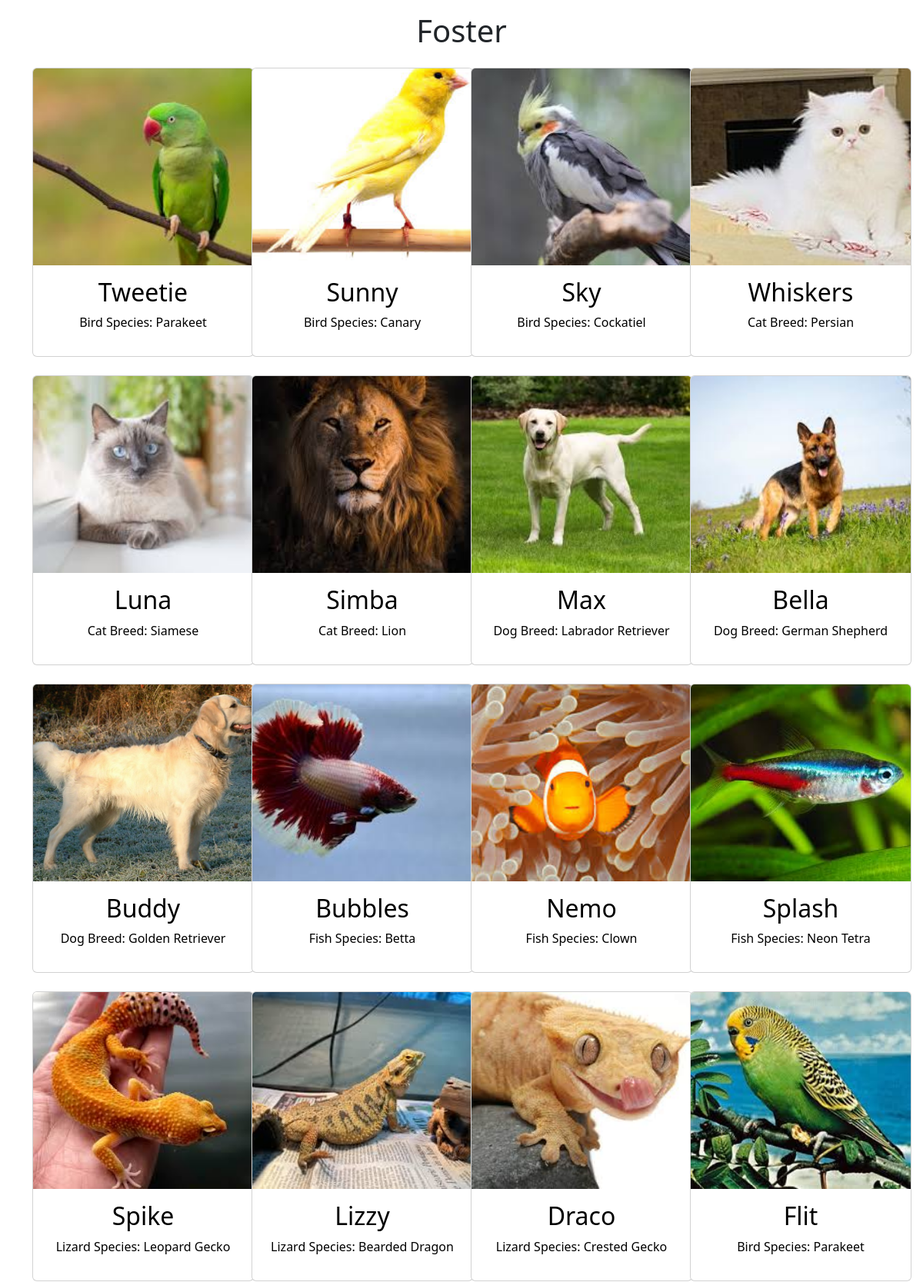
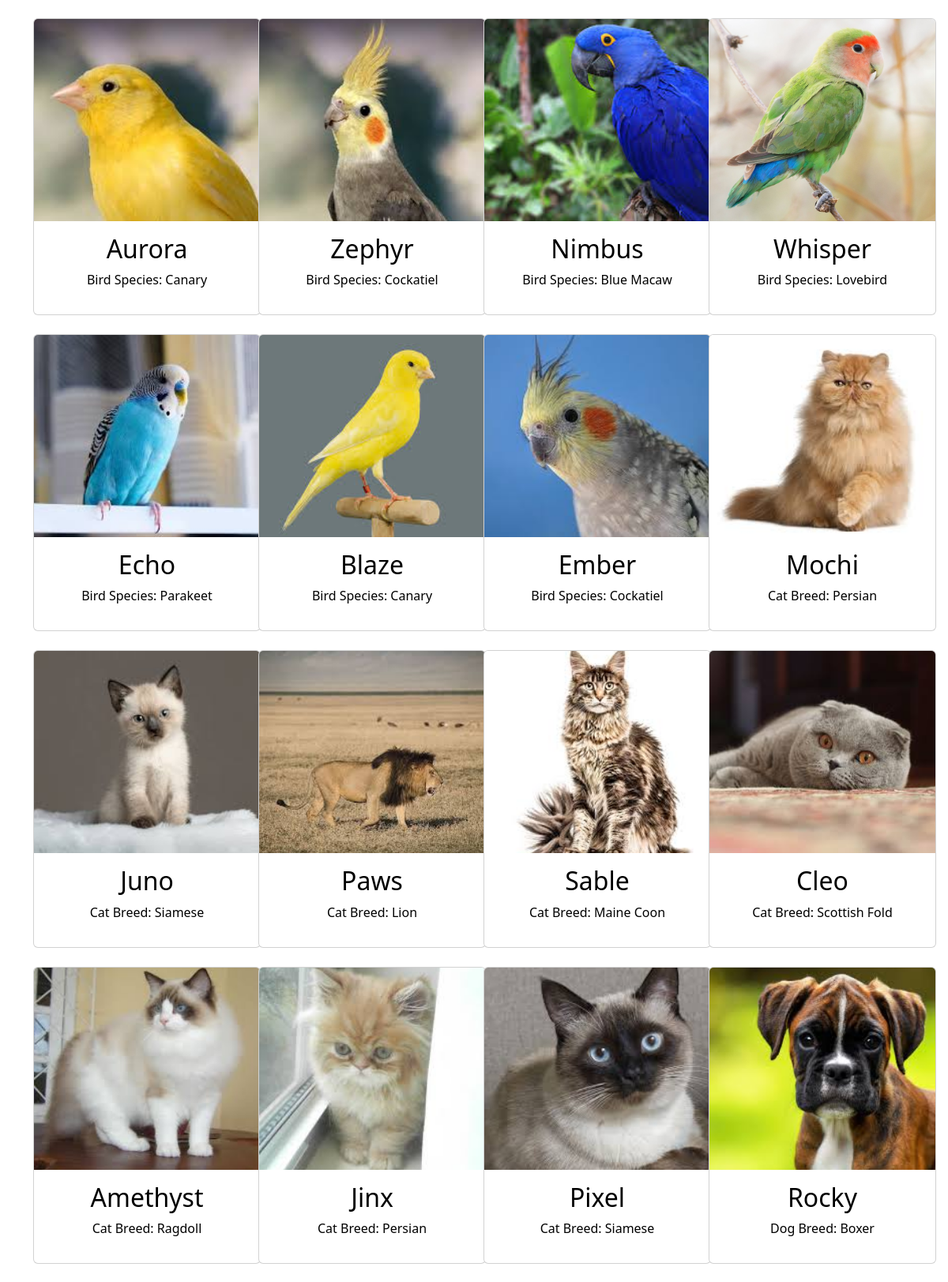
The app's page /foster/ (upper part) with its own data (2 pictures, top to bottom).
### animal_adoption_app/models.py (models this page shows, shortened)
class Animal(models.Model):
    id = models.AutoField(primary_key=True)
    name = models.CharField(max_length=100, unique=True)
    price = models.DecimalField(max_digits=10, decimal_places=2)
    fosterable = models.BooleanField(default=False)
    image_path = models.CharField(max_length=255, blank=True, null=True)
    SHELTER_CHOICES = [
        ('Homeward Animal Shelter', 'Homeward Animal Shelter'),
        ('Cats Cradle Shelter Inc', 'Cats Cradle Shelter Inc'),
        ('Minn-Kota PAAWS', 'Minn-Kota PAAWS'),
    ]
    shelter = models.CharField(max_length=100, choices=SHELTER_CHOICES)

class Bird(models.Model):
    animal = models.OneToOneField(Animal, on_delete=models.CASCADE, primary_key=True)
    species = models.CharField(max_length=100)
    age = models.IntegerField()
    wingspan = models.IntegerField()

class Cat(models.Model):
    animal = models.OneToOneField(Animal, on_delete=models.CASCADE, primary_key=True)
    breed = models.CharField(max_length=100)
    weight = models.DecimalField(max_digits=5, decimal_places=2)
    age = models.IntegerField()
    personality = models.TextField()
    up_to_date_on_vaccines = models.BooleanField(default=False)

class Dog(models.Model):
    animal = models.OneToOneField(Animal, on_delete=models.CASCADE, primary_key=True)
    breed = models.CharField(max_length=100)
    weight = models.DecimalField(max_digits=5, decimal_places=2)
    age = models.IntegerField()
    personality = models.TextField()
    up_to_date_on_vaccines = models.BooleanField(default=False)

class Fish(models.Model):
    animal = models.OneToOneField(Animal, on_delete=models.CASCADE, primary_key=True)
    species = models.CharField(max_length=100)
    length = models.DecimalField(max_digits=5, decimal_places=2)
    food = models.CharField(max_length=100)

class Lizard(models.Model):
    animal = models.OneToOneField(Animal, on_delete=models.CASCADE, primary_key=True)
    species = models.CharField(max_length=100)
    age = models.IntegerField()
    temperature = models.IntegerField()

### animal_adoption_app/views.py (the view)
# urls.py: path('foster/', views.foster_list, name='foster_list'),
def foster_list(request):
    foster_list = Animal.objects.filter(fosterable=True)
    return render(request, 'animal_adoption_app/foster.html', {'foster_list': foster_list})

### templates/animal_adoption_app/foster.html (shortened to what this page needs)
<!DOCTYPE html>
<html lang="en">
<head>
    <link href="https://cdn.jsdelivr.net/npm/bootstrap@5.3.3/dist/css/bootstrap.min.css" rel="stylesheet">
</head>
<body>
    {% load static %}
    <h1 class="text-center mt-3 mb-4">Foster</h1>
        <div class="container">
            <div class="row row-cols-1 row-cols-md-2 row-cols-lg-3 row-cols-xl-4">
                {% for animal in foster_list %}
                    <div class="col mb-4 text-center">
                        <div class="card" style="width: 18rem;">
                            <a href="{% url 'animal_detail' animal.id %}" class="card-link">
                                {% if animal.image_path %}
                                    <img class="card-img-top" src="{% static animal.image_path %}" alt="{{ animal.name }} Image" alt="Card image cap">
                                {% endif %}
                                <div class="card-body">
                                    <h2>{{ animal.name }}</h2>
                                    <p>
                                        {% if animal.cat %}
                                            Cat Breed: {{ animal.cat.breed }}
                                        {% elif animal.dog %}
                                            Dog Breed: {{ animal.dog.breed }}
                                        {% elif animal.lizard %}
                                            Lizard Species: {{ animal.lizard.species }}
                                        {% elif animal.bird %}
                                            Bird Species: {{ animal.bird.species }}
                                        {% elif animal.fish %}
                                            Fish Species: {{ animal.fish.species }}
                                        {% else %}
                                            Unknown
                                        {% endif %}
                                    </p>
                                </div>
                            </a>
                        </div>
                    </div>
                {% endfor %}
            </div>
        </div>
</body>
</html>

### templates/animal_adoption_app/foster.html (style rules this page uses)
.card-img-top { height: 16rem; object-fit: cover; }
.card-link { text-decoration: none; }
.card-body h2, .card-body p { color: black; }

### records on screen
Animal: image_path (picture), name "Tweetie", bird.species "Parakeet"
Animal: image_path (picture), name "Sunny", bird.species "Canary"
Animal: image_path (picture), name "Sky", bird.species "Cockatiel"
Animal: image_path (picture), name "Whiskers", cat.breed "Persian"
Animal: image_path (picture), name "Luna", cat.breed "Siamese"
Animal: image_path (picture), name "Simba", cat.breed "Lion"
Animal: image_path (picture), name "Max", dog.breed "Labrador Retriever"
Animal: image_path (picture), name "Bella", dog.breed "German Shepherd"
Animal: image_path (picture), name "Buddy", dog.breed "Golden Retriever"
Animal: image_path (picture), name "Bubbles", fish.species "Betta"
Animal: image_path (picture), name "Nemo", fish.species "Clown"
Animal: image_path (picture), name "Splash", fish.species "Neon Tetra"
Animal: image_path (picture), name "Spike", lizard.species "Leopard Gecko"
Animal: image_path (picture), name "Lizzy", lizard.species "Bearded Dragon"
Animal: image_path (picture), name "Draco", lizard.species "Crested Gecko"
Animal: image_path (picture), name "Flit", bird.species "Parakeet"
Animal: image_path (picture), name "Aurora", bird.species "Canary"
Animal: image_path (picture), name "Zephyr", bird.species "Cockatiel"
Animal: image_path (picture), name "Nimbus", bird.species "Blue Macaw"
Animal: image_path (picture), name "Whisper", bird.species "Lovebird"
Animal: image_path (picture), name "Echo", bird.species "Parakeet"
Animal: image_path (picture), name "Blaze", bird.species "Canary"
Animal: image_path (picture), name "Ember", bird.species "Cockatiel"
Animal: image_path (picture), name "Mochi", cat.breed "Persian"
Animal: image_path (picture), name "Juno", cat.breed "Siamese"
Animal: image_path (picture), name "Paws", cat.breed "Lion"
Animal: image_path (picture), name "Sable", cat.breed "Maine Coon"
Animal: image_path (picture), name "Cleo", cat.breed "Scottish Fold"
Animal: image_path (picture), name "Amethyst", cat.breed "Ragdoll"
Animal: image_path (picture), name "Jinx", cat.breed "Persian"
Animal: image_path (picture), name "Pixel", cat.breed "Siamese"
Animal: image_path (picture), name "Rocky", dog.breed "Boxer"
